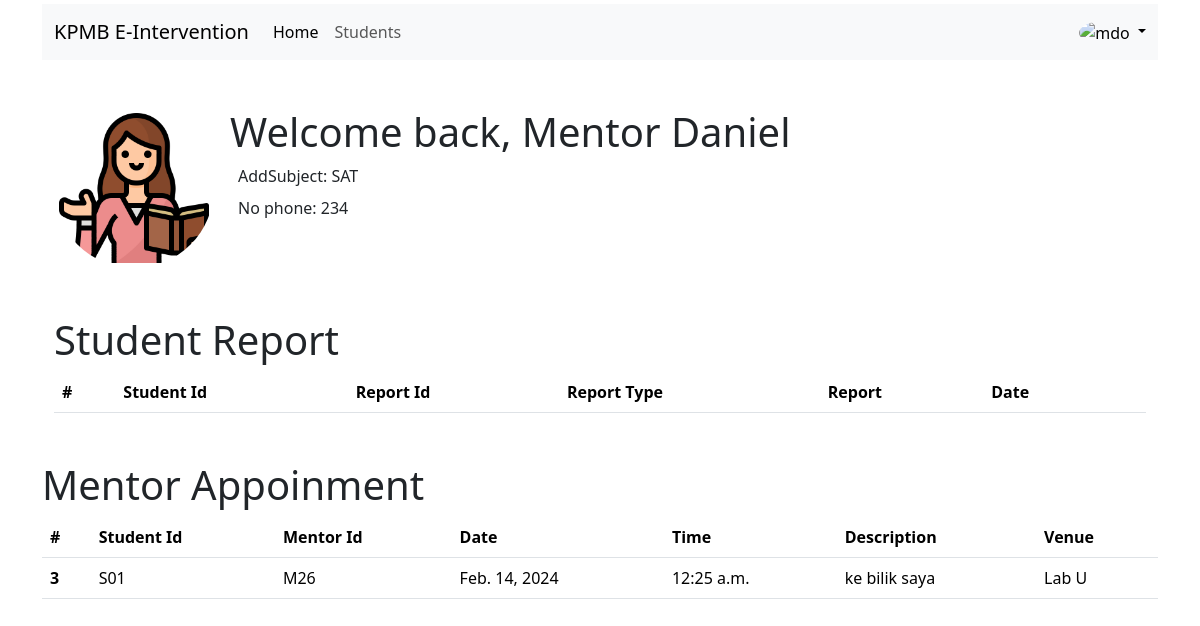
Page /intervention/mentor/M26 on the committed database.
### intervention/models.py (models this page shows)
class Mentor (models.Model):
    mentorId = models.CharField(max_length=10, primary_key=True)
    MentorName = models.TextField(max_length=50)
    mentorPass = models.CharField(max_length=20)
    mentorSubject = models.TextField(max_length=30,blank=True,null=True)
    mentorNo =  models.TextField(max_length=30,blank=True,null=True)

class Appointment(models.Model):
    Report = models.TextField(blank=True, null=True)
    date = models.DateField(max_length=20)
    time = models.TimeField()
    venue = models.CharField(max_length=200)
    mentorId = models.ForeignKey(Mentor,on_delete=models.CASCADE)
    studentId = models.ForeignKey(Student,on_delete=models.CASCADE)

### intervention/views.py (the view)
# urls.py: path('mentor/<str:MentorId>', views.mentorDisplay,name='mentormainpage'),
def mentorDisplay(request, MentorId):
    report = Report.objects.all().values()
    mentor = Mentor.objects.get(mentorId=MentorId)
    app = Appointment.objects.filter(mentorId=MentorId).values()
    context = {
        "Allreport":report,
        'mentorDetails':mentor,
        'allApp':app
    }
    return render(request,"mentorHomePage.html",context)

### intervention/templates/mentorHomePage.html (shortened to what this page needs)
{% load static %}
<!DOCTYPE html>
<html lang="en">
<head>
    <link href="https://cdn.jsdelivr.net/npm/bootstrap@5.3.2/dist/css/bootstrap.min.css" rel="stylesheet"
>
    <link rel="stylesheet" href="https://cdnjs.cloudflare.com/ajax/libs/animate.css/4.1.1/animate.min.css"/>
</head>
<body>
<div class="container mt-1 ">
    <nav class="navbar navbar-expand-lg bg-body-tertiary ">
        <div class="container-fluid">
          <a class="navbar-brand" href="#">KPMB E-Intervention</a>
          <div class="collapse navbar-collapse" id="navbarNavAltMarkup">
              <div class="navbar-nav">
                  <a class="nav-link active" aria-current="page" href="{% url 'mentormainpage' mentorDetails.mentorId %}">Home</a>
                  {% if mode == "students" %}
                  <a class="nav-link" href="{% url 'mentee' mentorDetails.mentorId %}">Mentee</a>
                  {%else%}
                  <a class="nav-link" href="{% url 'mentor' mentorDetails.mentorId %}">Students</a>
                  {%endif%}
                </div>
            </div>
            <div class="dropdown text-end ">
              <a href="#" class="d-block link-body-emphasis text-decoration-none dropdown-toggle" data-bs-toggle="dropdown" aria-expanded="false">
                <img src="https://github.com/mdo.png" alt="mdo" width="32" height="32" class="rounded-circle">
              </a>
            </div>
        </div>
    </nav>
    <div class="container mt-5">
      <div class="d-flex mb-5 position-relative mt-5">
        <img style="width: 10em; height: 10em; border-radius: 50%;" src="{% static 'teacher.png' %}" class="flex-shrink-0 me-3" alt="...">
        <div>
          <h1 class="animate__animated animate__bounce mt-0">Welcome back, Mentor {{mentorDetails.MentorName}}</h1>
          <p class="m-2">AddSubject: {{mentorDetails.mentorSubject}}</p>
          <p class="m-2">No phone: {{mentorDetails.mentorNo}}</p>
        </div>
      </div>
        <h1 class="display-6">Student Report</h1>
        <table class="table">
            <thead>
              <tr>
                <th scope="col">#</th>
                <th scope="col">Student Id</th>
                <th scope="col">Report Id</th>
                <th scope="col">Report Type</th>
                <th scope="col">Report </th>
                <th scope="col">Date </th>
                <th></th>
              </tr>
            </thead>
          </table>
      </div>
      <h1 class="display-6 mt-5">Mentor Appoinment</h1>
    <table class="table ">
      <thead>
        <tr>
          <th scope="col">#</th>
          <th scope="col">Student Id</th>
          <th scope="col">Mentor Id</th>
          <th scope="col">Date </th>
          <th scope="col">Time </th>
          <th scope="col">Description </th>
          <th scope="col">Venue </th>
        </tr>
      </thead>
      <tbody>
        {%for app in allApp%}
        <tr>
          <th>{{app.id}}</th>
          <td>{{app.studentId_id}}</td>
          <td>{{app.mentorId_id}}</td>
          <td>{{app.date}}</td>
          <td>{{app.time}}</td>
          <td>{{app.Report}}</td>
          <td>{{app.venue}}</td>
        </tr>
        {%endfor%}
      </tbody>
    </table>
  </div>
</body>
</html>

### rows in the picture
Mentor: MentorName "Daniel", mentorSubject "SAT", mentorNo "234"
Appointment: id "3", studentId_id "S01", mentorId_id "M26", date "Feb. 14, 2024", time "12:25 a.m.", Report "ke bilik saya", venue "Lab U"
